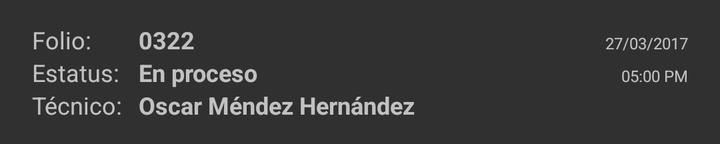
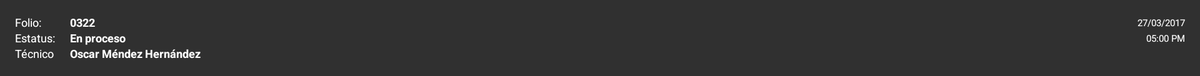

Compare how this app lays out the same screen by default and in its alternative resource folder. The renders come first, then the two layout files and the values they reference.
<!-- AndroidManifest.xml: application theme AppTheme -->
<!-- res/layout/incidente_list_item.xml -->
<?xml version="1.0" encoding="utf-8"?>
<android.support.constraint.ConstraintLayout xmlns:android="http://schemas.android.com/apk/res/android"
    xmlns:app="http://schemas.android.com/apk/res-auto"
    xmlns:tools="http://schemas.android.com/tools"
    android:id="@+id/relativeLayout"
    android:layout_width="match_parent"
    android:layout_height="72dp"
    android:background="?selectableItemBackground"
    android:clickable="true"
    android:focusable="true"
    android:paddingEnd="16dp"
    android:paddingStart="16dp">

    <TextView
        android:id="@+id/tv_label_folio"
        style="@style/label_list_item"
        android:layout_width="wrap_content"
        android:layout_height="wrap_content"
        android:text="@string/label_folio"
        app:layout_constraintBottom_toTopOf="@+id/tv_label_estatus"
        app:layout_constraintStart_toStartOf="parent" />

    <TextView
        android:id="@+id/tv_label_estatus"
        style="@style/label_list_item"
        android:layout_width="wrap_content"
        android:layout_height="wrap_content"
        android:text="@string/label_estatus"
        app:layout_constraintBottom_toBottomOf="parent"
        app:layout_constraintTop_toTopOf="parent" />

    <TextView
        android:id="@+id/tv_label_tecnico"
        style="@style/label_list_item"
        android:layout_width="wrap_content"
        android:layout_height="wrap_content"
        android:text="@string/label_tecnico"
        app:layout_constraintTop_toBottomOf="@id/tv_label_estatus" />

    <TextView
        android:id="@+id/tv_folio"
        style="@style/value_list_item"
        android:layout_width="0dp"
        android:layout_height="wrap_content"
        android:layout_marginEnd="8dp"
        android:layout_marginStart="8dp"
        app:layout_constraintBottom_toTopOf="@+id/tv_estatus"
        app:layout_constraintEnd_toStartOf="@+id/tv_fecha"
        app:layout_constraintStart_toEndOf="@+id/tv_label_tecnico"
        tools:text="0322" />

    <TextView
        android:id="@+id/tv_estatus"
        style="@style/value_list_item"
        android:layout_width="0dp"
        android:layout_height="wrap_content"
        android:layout_marginEnd="8dp"
        android:layout_marginStart="8dp"
        app:layout_constraintBottom_toBottomOf="parent"
        app:layout_constraintEnd_toStartOf="@id/tv_fecha"
        app:layout_constraintStart_toEndOf="@+id/tv_label_tecnico"
        app:layout_constraintTop_toTopOf="parent"
        tools:text="En proceso" />

    <TextView
        android:id="@+id/tv_asignado"
        style="@style/value_list_item"
        android:layout_width="0dp"
        android:layout_height="wrap_content"
        android:layout_marginEnd="8dp"
        android:layout_marginStart="8dp"
        app:layout_constraintEnd_toStartOf="@id/tv_fecha"
        app:layout_constraintStart_toEndOf="@+id/tv_label_tecnico"
        app:layout_constraintTop_toBottomOf="@id/tv_estatus"
        tools:text="Oscar Méndez Hernández" />

    <TextView
        android:id="@+id/tv_fecha"
        android:layout_width="wrap_content"
        android:layout_height="wrap_content"
        android:textSize="8sp"
        app:layout_constraintBaseline_toBaselineOf="@+id/tv_folio"
        app:layout_constraintEnd_toEndOf="parent"
        tools:ignore="SmallSp"
        tools:text="27/03/2017" />

    <TextView
        android:id="@+id/tv_hora"
        android:layout_width="wrap_content"
        android:layout_height="wrap_content"
        android:textSize="8sp"
        app:layout_constraintBaseline_toBaselineOf="@+id/tv_estatus"
        app:layout_constraintEnd_toEndOf="parent"
        tools:ignore="SmallSp"
        tools:text="05:00 PM" />

    <View
        android:id="@+id/tv_prioridad"
        android:layout_width="8dp"
        android:layout_height="8dp"
        android:background="@drawable/prioridad_alta"
        app:layout_constraintBottom_toBottomOf="@+id/tv_asignado"
        app:layout_constraintEnd_toEndOf="parent"
        app:layout_constraintTop_toTopOf="@+id/tv_asignado"
        tools:layout_conversion_absoluteHeight="8dp"
        tools:layout_conversion_absoluteWidth="8dp" />

</android.support.constraint.ConstraintLayout>
<!-- resources referenced by this layout -->
<resources>
  <string name="label_estatus">Estatus:</string>
  <string name="label_folio">Folio:</string>
  <string name="label_tecnico">Técnico:</string>
  <style name="label_list_item">
          <item name="android:textSize">12sp</item>
      </style>
  <style name="value_list_item">
          <item name="android:maxLines">1</item>
          <item name="android:ellipsize">end</item>
          <item name="android:textSize">12sp</item>
          <item name="android:textStyle">bold</item>
      </style>
  <style name="AppTheme" parent="Theme.AppCompat.NoActionBar">
          
          <item name="colorPrimary">@color/colorPrimary</item>
          <item name="colorPrimaryDark">@color/colorPrimaryDark</item>
          <item name="colorAccent">@color/colorAccent</item>
      </style>
  <color name="colorPrimary">#313439</color>
  <color name="colorPrimaryDark">#313439</color>
  <color name="colorAccent">#CC6633</color>
</resources>
<!-- res/layout-xlarge/incidente_list_item.xml (the repository's variant of the layout above) -->
<!-- drawn on a large tablet held sideways -->
<?xml version="1.0" encoding="utf-8"?>
<LinearLayout xmlns:android="http://schemas.android.com/apk/res/android"
    xmlns:tools="http://schemas.android.com/tools"
    android:layout_width="match_parent"
    android:layout_height="81dp"
    android:background="?selectableItemBackground"
    android:clickable="true"
    android:gravity="center"
    android:orientation="horizontal"
    android:outlineProvider="bounds"
    android:paddingEnd="16dp"
    android:paddingStart="16dp"
    android:focusable="true">

    <LinearLayout
        android:layout_width="match_parent"
        android:layout_height="wrap_content"
        android:layout_gravity="center_vertical"
        android:orientation="horizontal">

        <LinearLayout
            android:layout_width="wrap_content"
            android:layout_height="match_parent"
            android:layout_gravity="center_vertical"
            android:orientation="vertical">

            <TextView
                android:textSize="12sp"
                android:textColor="#fff"
                style="@style/label_list_item"
                android:layout_width="match_parent"
                android:layout_height="wrap_content"
                android:text="@string/label_folio" />

            <TextView
                android:textSize="12sp"
                android:textColor="#fff"
                style="@style/label_list_item"
                android:layout_width="match_parent"
                android:layout_height="wrap_content"
                android:text="@string/label_estatus" />

            <TextView
                android:textSize="12sp"
                android:textColor="#fff"
                style="@style/label_list_item"
                android:layout_width="match_parent"
                android:layout_height="wrap_content"
                android:text="Técnico" />
        </LinearLayout>

        <LinearLayout
            android:layout_width="0dp"
            android:layout_height="wrap_content"
            android:layout_gravity="center_vertical"
            android:layout_marginEnd="16dp"
            android:layout_marginStart="16dp"
            android:layout_weight="1"
            android:orientation="vertical">

            <TextView
                android:textColor="#fff"
                android:id="@+id/tv_folio"
                android:textSize="12sp"
                style="@style/value_list_item"
                android:layout_width="match_parent"
                android:layout_height="wrap_content"
                tools:text="0322" />

            <TextView
                android:textSize="12sp"
                android:textColor="#fff"
                android:id="@+id/tv_estatus"
                style="@style/value_list_item"
                android:layout_width="match_parent"
                android:layout_height="wrap_content"
                tools:text="En proceso" />

            <TextView
                android:textColor="#fff"
                android:id="@+id/tv_asignado"
                style="@style/value_list_item"
                android:layout_width="match_parent"
                android:layout_height="wrap_content"
                tools:text="Oscar Méndez Hernández" />

        </LinearLayout>

        <LinearLayout
            android:layout_width="wrap_content"
            android:layout_height="match_parent"
            android:layout_gravity="end"
            android:orientation="vertical"
            android:weightSum="3">

            <TextView
                android:textColor="#fff"
                android:id="@+id/tv_fecha"
                android:layout_width="wrap_content"
                android:layout_height="0dp"
                android:layout_gravity="end"
                android:layout_weight="1"
                android:gravity="bottom"
                android:textSize="10sp"
                tools:text="27/03/2017" />

            <TextView
                android:textColor="#fff"
                android:id="@+id/tv_hora"
                android:layout_width="wrap_content"
                android:layout_height="0dp"
                android:layout_gravity="end"
                android:layout_marginTop="2dp"
                android:layout_weight="1"
                android:gravity="center_vertical|end"
                android:textSize="10sp"
                tools:text="05:00 PM" />

            <LinearLayout
                android:layout_width="wrap_content"
                android:layout_height="0dp"
                android:layout_gravity="end"
                android:layout_weight="1">

                <TextView
                    android:id="@+id/tv_prioridad"
                    android:layout_width="10dp"
                    android:layout_height="10dp"
                    android:layout_gravity="end|center_vertical"
                    android:background="@drawable/prioridad_alta" />
            </LinearLayout>

        </LinearLayout>

    </LinearLayout>

</LinearLayout>
<!-- resources referenced by the variant -->
<!-- as a large tablet held sideways resolves them -->
<resources>
  <string name="label_estatus">Estatus:</string>
  <string name="label_folio">Folio:</string>
  <style name="label_list_item">
          <item name="android:textSize">12sp</item>
      </style>
  <style name="value_list_item">
          <item name="android:maxLines">1</item>
          <item name="android:ellipsize">end</item>
          <item name="android:textSize">12sp</item>
          <item name="android:textStyle">bold</item>
      </style>
  <style name="AppTheme" parent="Theme.AppCompat.NoActionBar">
          
          <item name="colorPrimary">@color/colorPrimary</item>
          <item name="colorPrimaryDark">@color/colorPrimaryDark</item>
          <item name="colorAccent">@color/colorAccent</item>
      </style>
  <color name="colorPrimary">#313439</color>
  <color name="colorPrimaryDark">#313439</color>
  <color name="colorAccent">#CC6633</color>
</resources>
